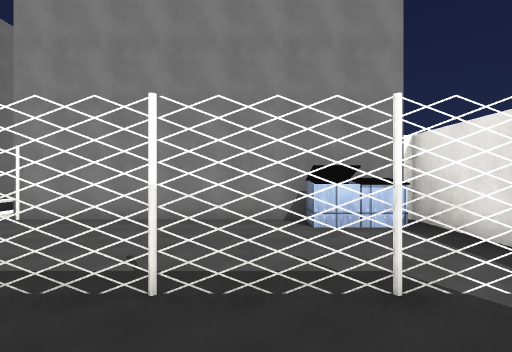
[1] (above)

24 first-person views from a walk through a 3-D level made in the Unity game engine. The camera is 1.5 m above the floor, looks level and sees 80° across. The floor is counted in squares, 1.8 m on a side. Each view is taken from the middle of a square. On the plan, view 1 faces up. The plan holds only what a view shows up to about 11 squares ahead; the rest is blank. The place goes on beyond the plan. The player is left out. Surface patterns are stand-ins for the level's own textures.

[2]
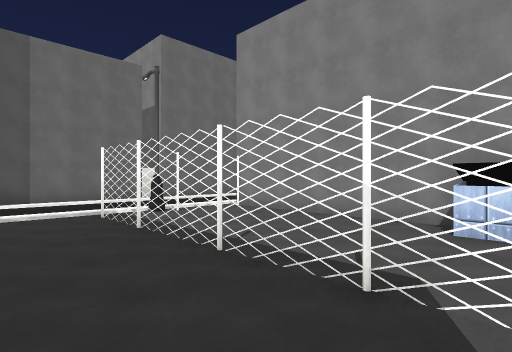

[3]
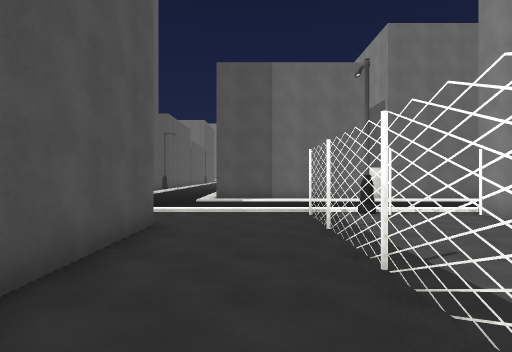

[4]
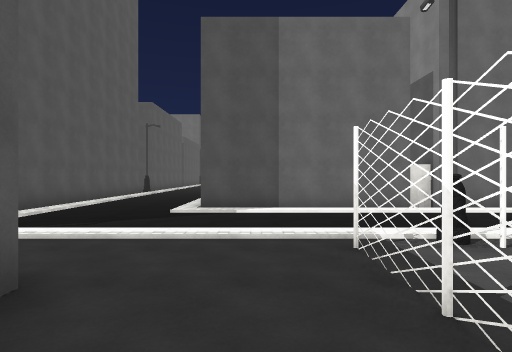

[5]
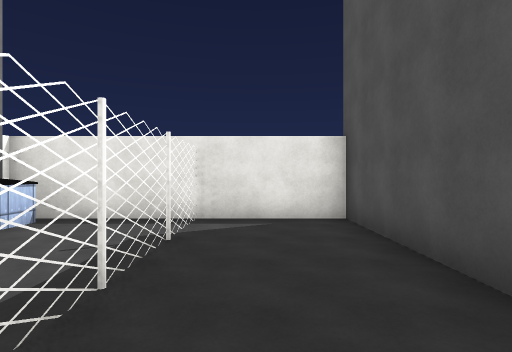

[6]
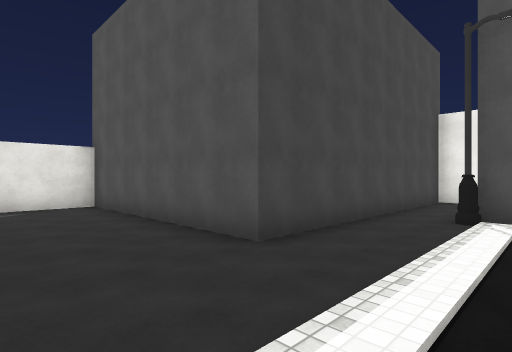

[7]
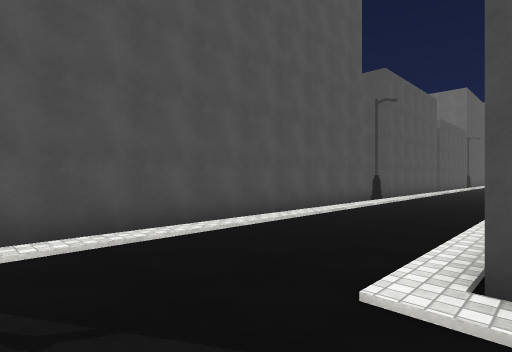

[8]
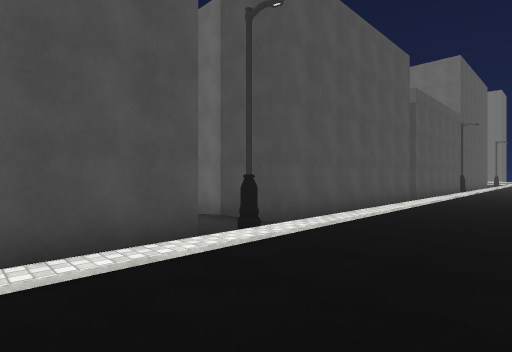

[9]
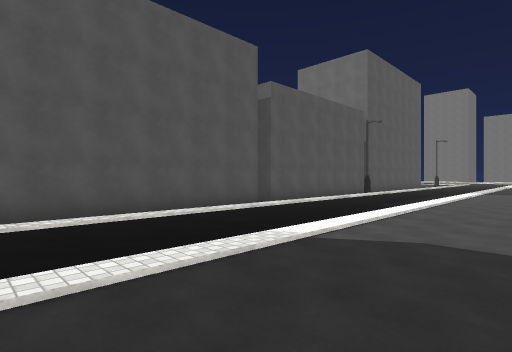

[10]
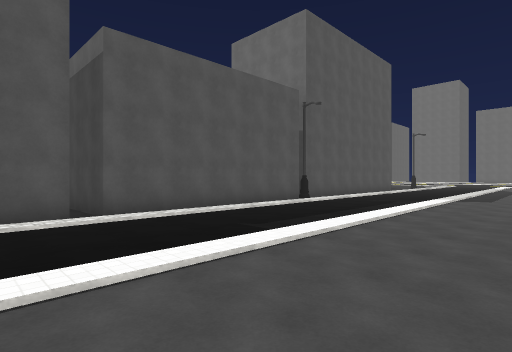

[11]
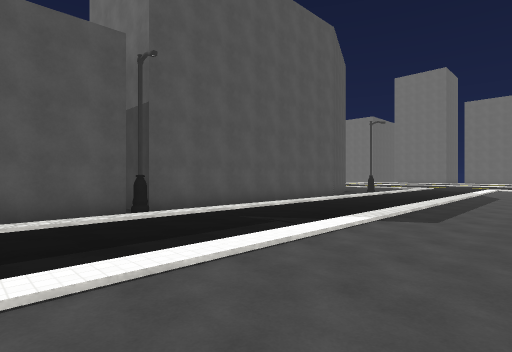

[12]
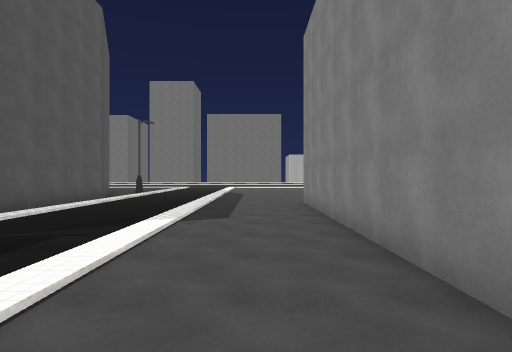

[13]
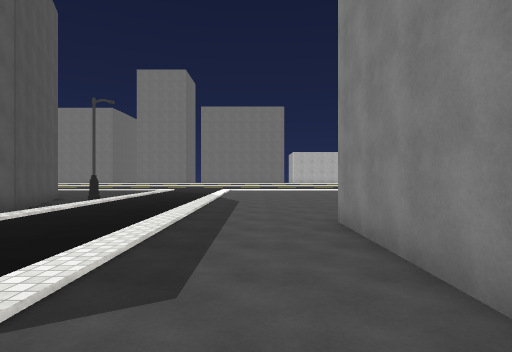

[14]
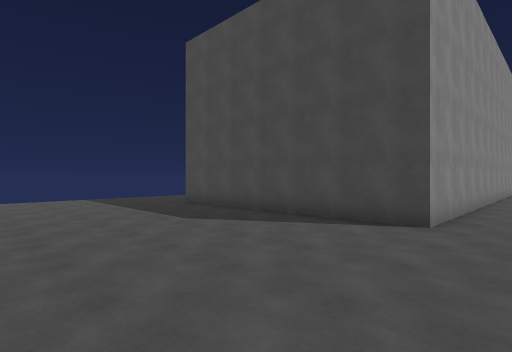

[15]
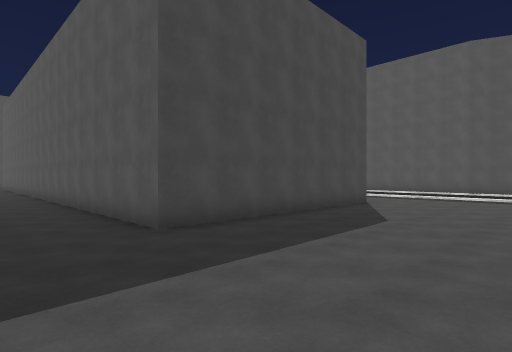

[16]
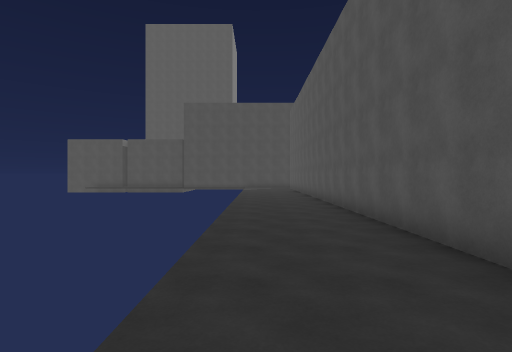

[17]
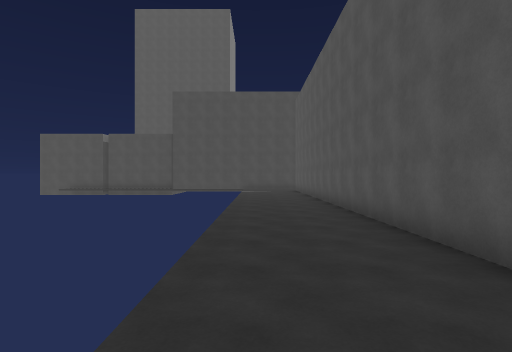

[18]
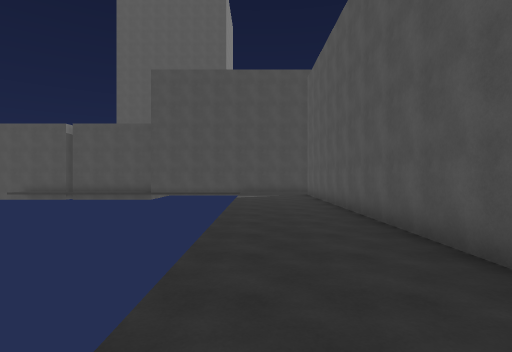

[19]
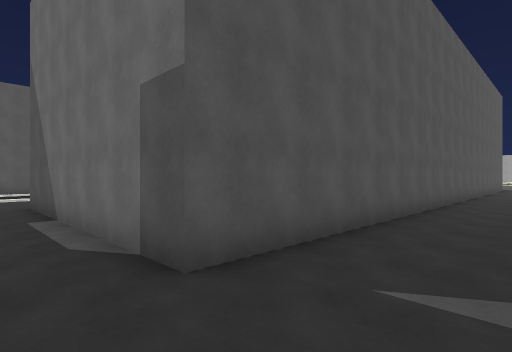

[20]
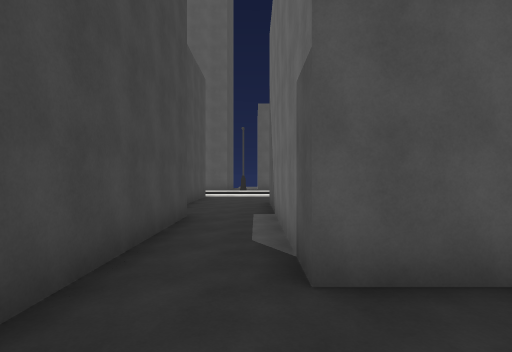

[21]
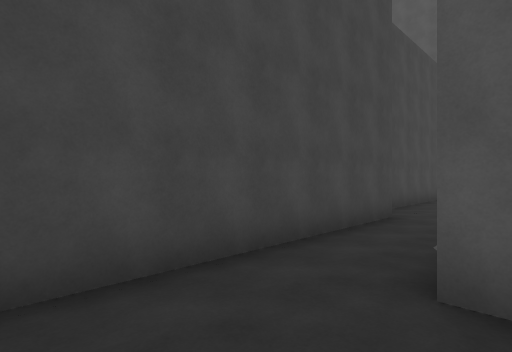

[22]
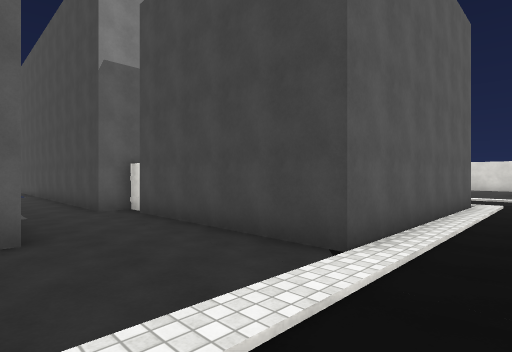

[23]
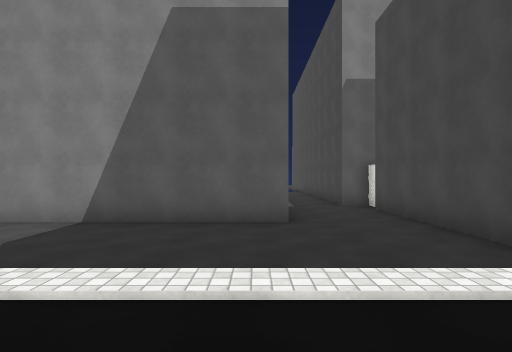

[24]
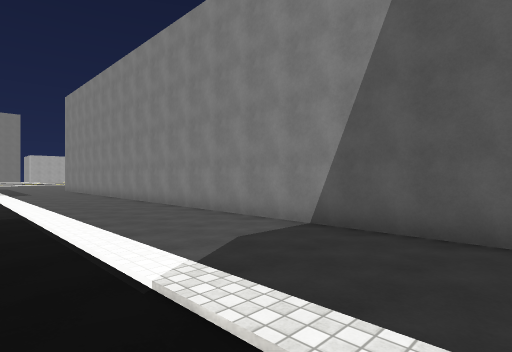

### Floor plan
Key: @ floor where view 1 was taken; # wall or solid block; x gap in a wall; . floor; = window, fence, low wall or low ledge; ^ raised ledge.
Columns run from 43 left of view 1 to 3 right of it. Each row starts with its distance up from view 1.
 12  ...........................#
 11  ...........................#     #
 10  ...........................#     #.
  9  .....####################..#     #..
  8  .....#                  #..#     #...
  7  .....#                  #..#     #....
  6 ......#                  #..##    #....########
  5 ......#                  #...#    #....=....#^#
  4 ......#                  #..##    #...#.......#
  3 ......####################..#     #....=...x.##
  2 ............................#     #.....#.#.#.#
  1 ............................#     #...........#
  0 ............................#######........@..#
 -1 ........................................#######
 -2 ........................................#
 -3 ........................................#
 -4 .#.........................#............#
 -5 ...################.#######.###########.#
 -6 .###       #      #.      #.           .#
 -7 ##                #       #            .#
 -8                                        .#
 -9                                        ##

Where each view was taken, in squares from view 1:
view 1: 0 up, 0 right, facing up
view 2: 0 up, 2 right, facing up-left
view 3: 1 up, 2 right, facing left
view 4: 1 up, 1 left, facing left
view 5: 1 up, 3 left, facing right
view 6: 2 up, 6 left, facing down-right
view 7: 0 up, 6 left, facing down-left
view 8: 1 down, 13 left, facing down-left
view 9: 2 up, 17 left, facing down-left
view 10: 2 up, 22 left, facing down-left
view 11: 2 up, 28 left, facing down-left
view 12: 1 up, 28 left, facing left
view 13: 1 up, 32 left, facing left
view 14: 1 up, 43 left, facing up-right
view 15: 12 up, 42 left, facing down-right
view 16: 12 up, 38 left, facing right
view 17: 12 up, 35 left, facing right
view 18: 12 up, 31 left, facing right
view 19: 12 up, 16 left, facing down-left
view 20: 12 up, 17 left, facing down
view 21: 12 up, 18 left, facing down-right
view 22: 2 down, 18 left, facing up-right
view 23: 3 down, 18 left, facing up
view 24: 2 down, 18 left, facing up-left
